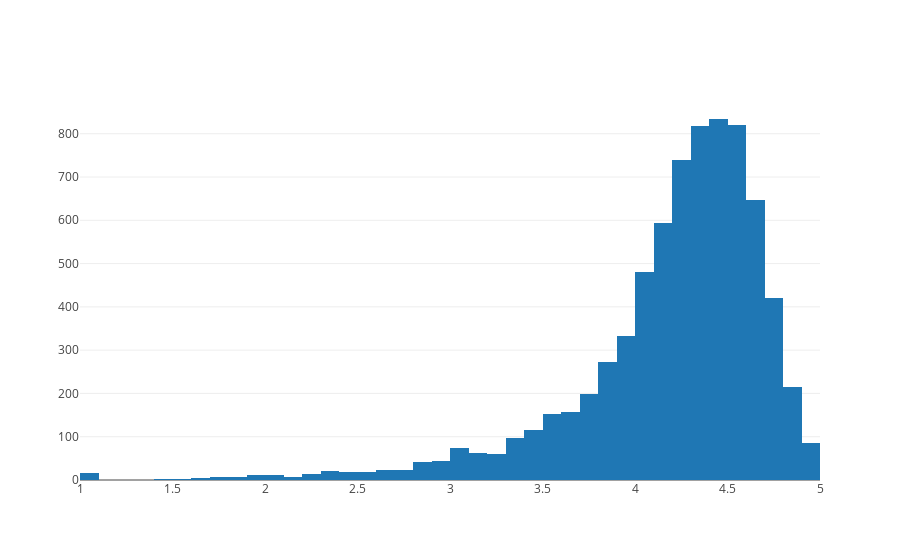

The cell this chart's notebook holds for it:
### Code cell
data = [go.Histogram( x = df.Rating,
xbins = {'start': 1, 'size': 0.1, 'end' :5} )]
iplot(data)

### Figure 1 — Plotly figure (JSON) as saved in the notebook; plotly's stock layout.template omitted (floating-point values rounded to 4 significant figures; data arrays with more than 128 entries replaced by an {"elided": "..."} marker saying what was removed)
{"data": [{"type": "histogram", "uid": "5c173248-fd3b-4192-a7b4-8bf431f45c8d", "x": {"elided": "7723 float values"}, "xbins": {"end": 5, "size": 0.1, "start": 1}}], "layout": {}}
